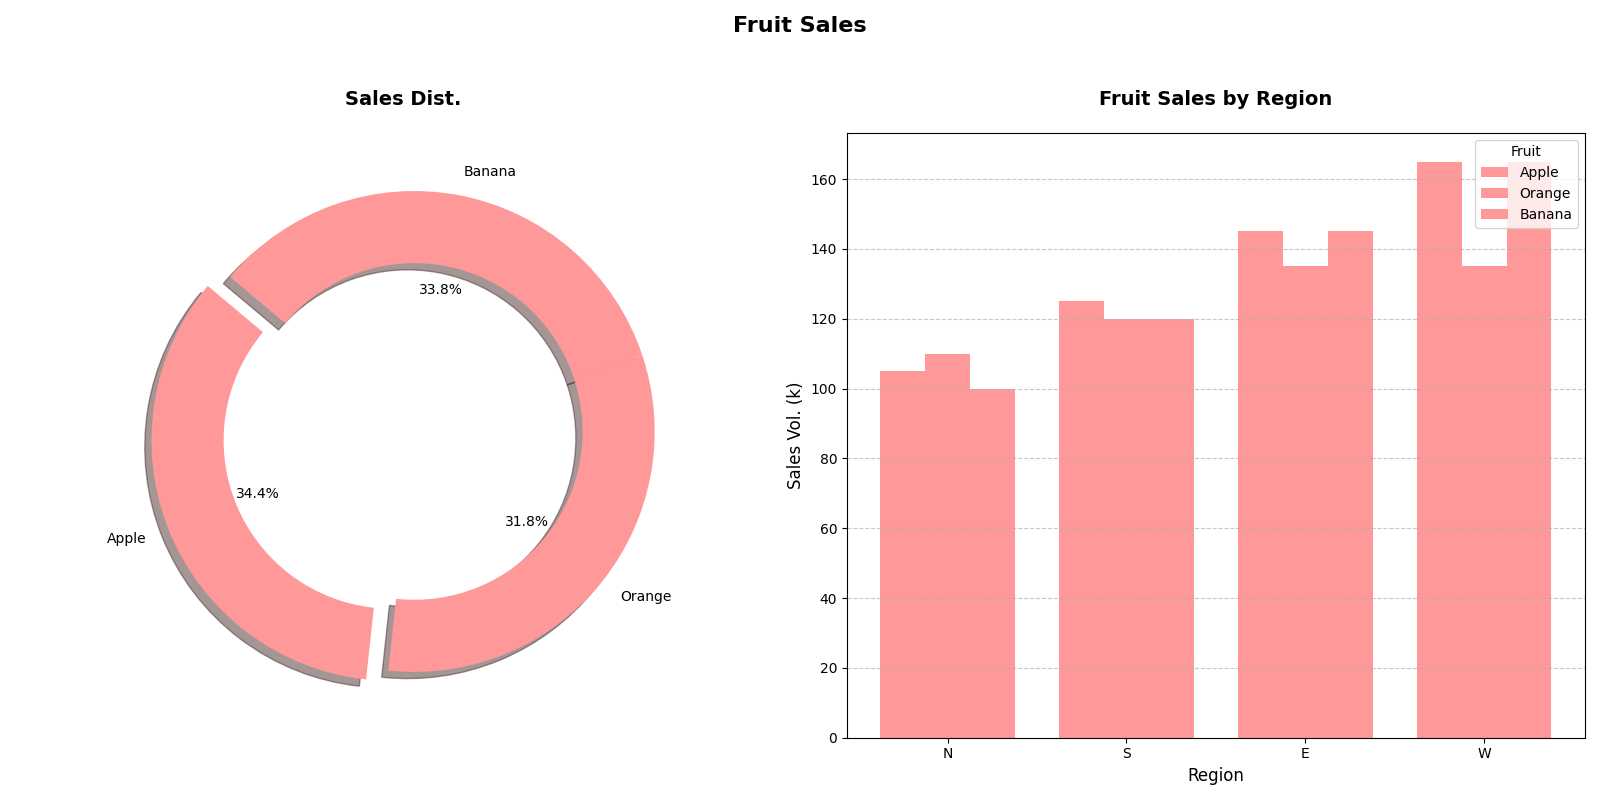

This chart was generated by the following Python code:
import matplotlib.pyplot as plt
import numpy as np

regions = ['N', 'S', 'E', 'W']

apple_sales = np.array([
    [10, 15, 20, 25],
    [30, 35, 40, 45],
    [40, 45, 50, 55],
    [25, 30, 35, 40]
])
orange_sales = np.array([
    [20, 15, 10, 5],
    [25, 30, 35, 40],
    [35, 40, 45, 50],
    [30, 35, 45, 40]
])
banana_sales = np.array([
    [15, 20, 25, 30],
    [20, 25, 30, 35],
    [30, 35, 45, 50],
    [35, 40, 45, 50]
])

sizes = [apple_sales.sum(), orange_sales.sum(), banana_sales.sum()]
single_color = ['#ff9999']  # One consistent color for all

fig, (ax2, ax1) = plt.subplots(1, 2, figsize=(16, 8))

ax2.pie(sizes, explode=(0.1, 0, 0), labels=['Apple', 'Orange', 'Banana'], colors=single_color * 3,
        autopct='%1.1f%%', shadow=True, startangle=140, textprops={'fontsize': 10}, 
        wedgeprops={'width': 0.3})  # Changed for donut chart
ax2.axis('equal')
ax2.set_title('Sales Dist.', fontsize=14, fontweight='bold', pad=20)

x = np.arange(len(regions))
bar_width = 0.25

ax1.bar(x - bar_width, apple_sales.sum(axis=0), bar_width, label='Apple', color=single_color[0])
ax1.bar(x, orange_sales.sum(axis=0), bar_width, label='Orange', color=single_color[0])
ax1.bar(x + bar_width, banana_sales.sum(axis=0), bar_width, label='Banana', color=single_color[0])

ax1.set_title('Fruit Sales by Region', fontsize=14, fontweight='bold', pad=20)
ax1.set_xlabel('Region', fontsize=12)
ax1.set_ylabel('Sales Vol. (k)', fontsize=12)
ax1.set_xticks(x)
ax1.set_xticklabels(regions, fontsize=10)
ax1.legend(title='Fruit', loc='upper right')
ax1.grid(axis='y', linestyle='--', alpha=0.7)

fig.suptitle('Fruit Sales', fontsize=16, fontweight='bold', y=0.98)

plt.tight_layout(rect=[0, 0, 1, 0.95])
plt.show()
